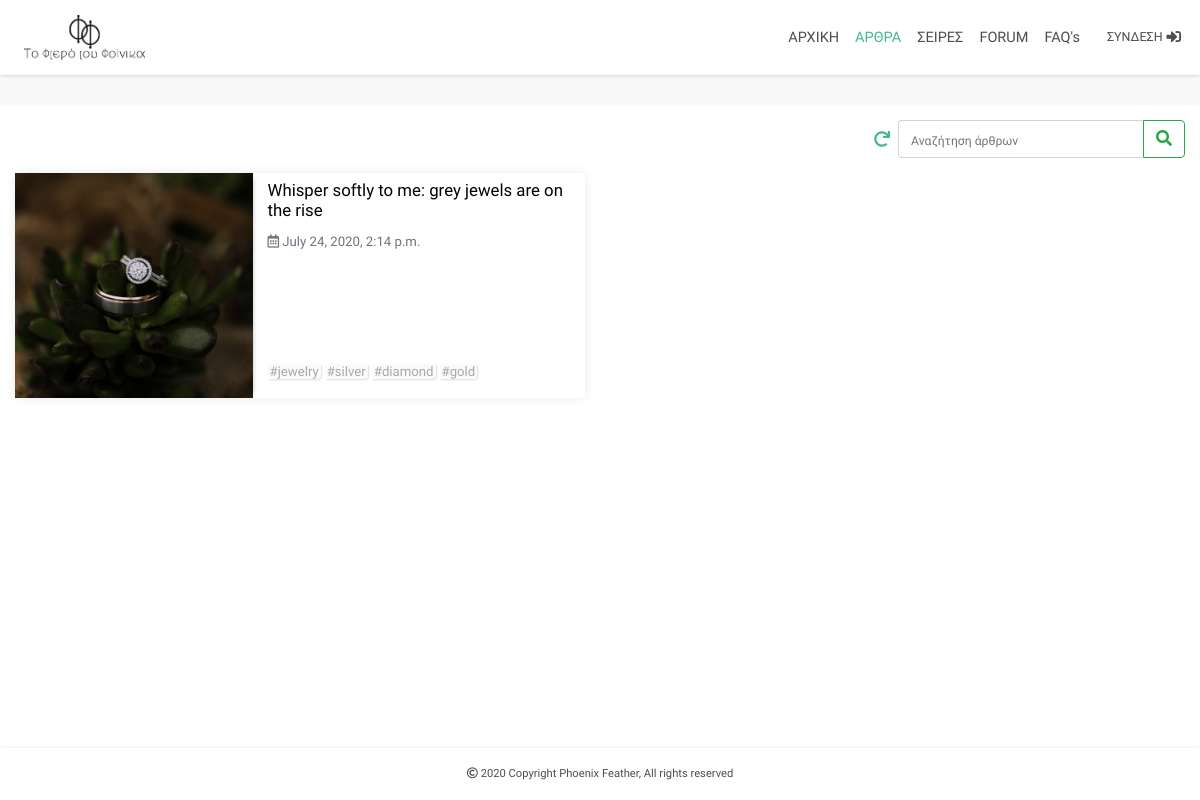
The app's page /articles/ with its own data.
### articles/models.py (models this page shows, shortened)
class Articles(models.Model, HitCountMixin):
    class Meta:
        verbose_name = 'Article'
        verbose_name_plural = 'Articles'
    category = models.ForeignKey(ArticlesCategories, on_delete=models.SET_NULL, null=True, blank=True)
    title = models.TextField(max_length=150,unique=True)
    search = models.CharField(default='',editable=False,max_length=472)
    slug = models.SlugField(editable=False,max_length=150)
    subtitle = models.TextField(max_length=256, blank=True)
    image = models.ImageField(upload_to = "Articles_Images", default='')
    use_image_as_background_in_article = models.BooleanField(default=True)
    article = RichTextUploadingField()
    tags = TaggableManager(blank=True)
    created = models.DateTimeField(auto_now_add=True)
    updated = models.DateTimeField(auto_now=True)
    publish_date = models.DateTimeField()
    author = models.CharField(editable=False, default='', max_length=64)
    approved = models.BooleanField(default=False)
    def image_tag(self):
        return mark_safe(f'<div style="width:80px; height:50px; background-image:url({self.image.url}); background-position: center; background-size: cover;"></div>')
    image_tag.short_description = 'Image preview'

### articles/views.py (the view)
# urls.py: path('', include('articles.urls')),
def articles(request):
    current_datetime = localtime(now())
    categories = ArticlesCategories.objects.annotate(articles_count=Count('articles', filter=Q(articles__publish_date__lte=current_datetime)))
    articles = Articles.objects.filter(publish_date__lte=current_datetime,approved=True).order_by('-publish_date')
    if request.method == 'POST':
        mut = request.POST.copy()
        mut['search'] = ''.join(c for c in unicodedata.normalize('NFD', mut['search'].lower()) if unicodedata.category(c) != 'Mn')
        articles_Filter = ArticlesFilter(mut, queryset=articles)
        articles = articles_Filter.qs
    else:
        articles_Filter = ArticlesFilter()
    paginator = Paginator(articles, 6)
    page_number = request.GET.get('page')
    page_obj = paginator.get_page(page_number)
    context = {'categories':categories,'articles':articles,'page_obj':page_obj,'articles_Filter':articles_Filter}
    return render(request, 'articles/articles.html', context)

### articles/templates/articles/articles.html (shortened to what this page needs)
{% extends 'articles/base.html' %}
{% load static %}
{% load thumbnail %}
{% load articles %}
{% block links %}
<link rel="stylesheet" href="{% static 'articles/css/articles.css' %}">
{% endblock %}
{% block main %}
{% include 'articles/navigation.html' %}
<div style="padding-top:15px; padding-bottom:15px; background:#f9f9f9;" class="categories-container-wrapper text-center">
</div>
<div style="display: flex; justify-content: flex-end; align-items: center; padding-top:15px;" class="container-fluid">
  <a href="{% url 'articles' %}">
    <div id="restore-default-articles" style="height: 100%; width:32px; display: flex; flex-direction: column; justify-content: center; align-items: center;">
      <i style="color: #44b78b;" class="fas fa-redo"></i>
    </div>
  </a>
  <form id="articles-search-form" action="{% url 'articles' %}" method="POST">
    {{articles_Filter.form.search}}
    <button id="articles-search-submit" class="btn btn-outline-success" type="submit"><i class="fas fa-search"></i></button>
  </form>
</div>
<div id="articles1">
  <div class="container-fluid">
    <div id="articlesContainer" class="row infinite-container">
      {% if articles.count != 0 %}
      {% for article in page_obj %}
      <div class="col-12 col-xl-6 infinite-item">
        <div class="container-fluid">
          <a href="{% url 'article' article.slug %}">
            <div class="row articleRow">
              {% thumbnail article.image "500x500" quality=91 as im %}
              <div style="background-image:url({{im.url}});" class="col-12 col-sm-6 col-xl-5 articleImageDiv">
              </div>
              {% endthumbnail %}
              <div class="col-12 col-sm-6 col-xl-7">
                <div class="articleInfo">
                  <div class="title-Subtitle-Publised-Author">
                      <h4 class="articleTitle">{{article.title}}</h4>
                    <span class="text-muted published"><i class="far fa-calendar-alt"></i> {{article.publish_date}}</span><br>
                  </div>
                  <div style="display:flex; flex:1; justify-content:space-between; width:100%;">
                    <div class="tags">
                      <div>
                        {% for tag in article.tags.all %}
                        <span>#{{ tag }}</span>
                        {% endfor %}
                      </div>
                    </div>
                  </div>
                </div>
              </div>
            </div>
          </a>
        </div>
      </div>
      {% endfor %}
      {% endif %}
    </div>
  </div>
</div>
{% endblock %}
{% block footer %}
{% include 'articles/footer.html' %}
{% endblock %}

### articles/static/articles/css/base.css (style rules this page uses)
#Site { display: flex; min-height: 100vh; flex-direction: column; }
body, html { font-family: 'Didact Gothic'; max-width: 100vw !important; overflow-x: hidden; }
a { text-decoration: none !important; outline: none !important; }

### articles/static/articles/css/articles.css (style rules this page uses)
.categories-container-wrapper { display: flex; justify-content: flex-start; align-items: center; max-width: 100vw; overflow-x: auto; }
#articles1 { width: 100%; display: flex; flex-direction: column; justify-content: flex-start; align-items: center; padding-top: 15px; }
.articleRow { box-shadow: 0px 0px 10px #eaeaea; margin-bottom: 30px; transition: 0.4s; background: white; }
.articleInfo { display: flex; flex-direction: column; justify-content: flex-start; align-items: flex-start; height: 100%; }
.title-Subtitle-Publised-Author { display: flex; flex-direction: column; justify-content: space-between; }
.articleImageDiv { padding: 0; background-position: center; background-size: cover; background-repeat: no-repeat; box-shadow: 5px 0 5px -5px silver; min-height: 225px; }
.title-Subtitle-Publised-Author .articleTitle { margin-top: 7px; color: black; font-size: 1.05rem; }
.published { margin-top: 4px; font-size: 13.2px; }
.tags { width: 100%; display: flex; flex-direction: column; justify-content: flex-end; align-items: flex-start; margin-top: 15px; margin-bottom: 15px; }
.tags span { border: none; border-radius: 0; box-shadow: 1px 1px 2px #dedede; color: #a8a8a8; padding-left: 2px; padding-right: 2px; border-top-left-radius: 4px; border-bottom-right-radius: 4px; background: #fafafa; font-size:13.2px; }
#articles-search-form { display:flex; }
#articles-search-input { border-right: none; border-top-right-radius: 0px; border-bottom-right-radius: 0px; }
#articles-search-input::placeholder { font-size: 12.2px; }
#articles-search-submit { border-top-left-radius: 0px; border-bottom-left-radius: 0px; }

### records on screen
Articles: title "Whisper softly to me: grey jewels are on the rise", publish_date "July 24, 2020, 2:14 p.m."
Tag: name "jewelry"
Tag: name "silver"
Tag: name "diamond"
Tag: name "gold"
